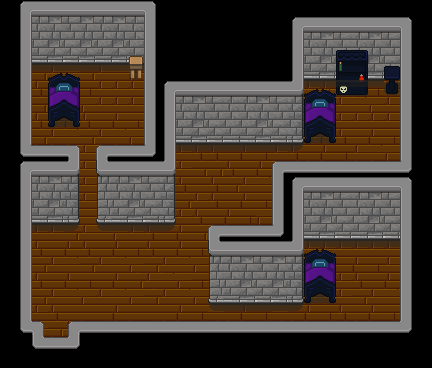

This game map was drawn from its Tiled (.tmx) file and the tilesets committed beside it. A one-line description and the trimmed map source follow:
An orthogonal 27x23 tile map with 16x16 px tiles, 3 tile layers (Base Layer, Wall Layer, Upper Layer), 2 tilesets and 7 objects (Exit, Entrance, WSpawn0, WSpawn1, WSpawn2, ...).

<map version="1.2" tiledversion="1.2.2" orientation="orthogonal" renderorder="right-down" width="27" height="23" tilewidth="16" tileheight="16" infinite="0" nextlayerid="10" nextobjectid="14">
 <properties>
  <property name="Building" type="bool" value="true" />
  <property name="WorkerBuilding" type="bool" value="true" />
 </properties>
 <tileset firstgid="1" name="tsWallsFloors" tilewidth="16" tileheight="16" tilecount="160" columns="20">
  <image source="TilesetSources\tsWallsFloors.png" trans="ffffff" width="320" height="128" />
  <tile id="0">
   <properties>
    <property name="Impassable" type="bool" value="true" />
   </properties>
  </tile>
  <tile id="3">
   <properties>
    <property name="Impassable" type="bool" value="true" />
   </properties>
  </tile>
  <tile id="4">
   <properties>
    <property name="Impassable" type="bool" value="true" />
   </properties>
  </tile>
  <tile id="7">
   <properties>
    <property name="Impassable" type="bool" value="true" />
   </properties>
  </tile>
  <tile id="8">
   <properties>
    <property name="Impassable" type="bool" value="true" />
   </properties>
  </tile>
  <tile id="9">
   <properties>
    <property name="Impassable" type="bool" value="true" />
   </properties>
  </tile>
  <tile id="10">
   <properties>
    <property name="Impassable" type="bool" value="true" />
   </properties>
  </tile>
  <tile id="16">
   <properties>
    <property name="Impassable" type="bool" value="true" />
   </properties>
  </tile>
  <tile id="17">
   <properties>
    <property name="Impassable" type="bool" value="true" />
   </properties>
  </tile>
  <tile id="20">
   <properties>
    <property name="Impassable" type="bool" value="true" />
   </properties>
  </tile>
  <tile id="23">
   <properties>
    <property name="Impassable" type="bool" value="true" />
   </properties>
  </tile>
  <tile id="28">
   <properties>
    <property name="Impassable" type="bool" value="true" />
   </properties>
  </tile>
  <tile id="29">
   <properties>
    <property name="Impassable" type="bool" value="true" />
   </properties>
  </tile>
  <tile id="30">
   <properties>
    <property name="Impassable" type="bool" value="true" />
   </properties>
  </tile>
  <tile id="31">
   <properties>
    <property name="Impassable" type="bool" value="true" />
   </properties>
  </tile>
  <tile id="32">
   <properties>
    <property name="Impassable" type="bool" value="true" />
   </properties>
  </tile>
  <tile id="36">
   <properties>
    <property name="Impassable" type="bool" value="true" />
   </properties>
  </tile>
  <tile id="37">
   <properties>
    <property name="Impassable" type="bool" value="true" />
   </properties>
  </tile>
  <tile id="40">
   <properties>
    <property name="Impassable" type="bool" value="true" />
   </properties>
  </tile>
  <tile id="43">
   <properties>
    <property name="Impassable" type="bool" value="true" />
   </properties>
  </tile>
  <tile id="48">
   <properties>
    <property name="Impassable" type="bool" value="true" />
   </properties>
  </tile>
  <tile id="49">
   <properties>
    <property name="Impassable" type="bool" value="true" />
   </properties>
  </tile>
  <tile id="50">
   <properties>
    <property name="Impassable" type="bool" value="true" />
   </properties>
  </tile>
  <tile id="51">
   <properties>
    <property name="Impassable" type="bool" value="true" />
   </properties>
  </tile>
  <tile id="52">
   <properties>
    <property name="Impassable" type="bool" value="true" />
   </properties>
  </tile>
  <tile id="54">
   <properties>
    <property name="Impassable" type="bool" value="true" />
   </properties>
  </tile>
  <tile id="55">
   <properties>
    <property name="Impassable" type="bool" value="true" />
   </properties>
  </tile>
  <tile id="56">
   <properties>
    <property name="Impassable" type="bool" value="true" />
   </properties>
  </tile>
  <tile id="57">
   <properties>
    <property name="Impassable" type="bool" value="true" />
   </properties>
  </tile>
  <tile id="60">
   <properties>
    <property name="Impassable" type="bool" value="true" />
   </properties>
  </tile>
  <tile id="61">
   <properties>
    <property name="Impassable" type="bool" value="true" />
   </properties>
  </tile>
  <tile id="62">
   <properties>
    <property name="Impassable" type="bool" value="true" />
   </properties>
  </tile>
  <tile id="63">
   <properties>
    <property name="Impassable" type="bool" value="true" />
   </properties>
  </tile>
  <tile id="64">
   <properties>
    <property name="Impassable" type="bool" value="true" />
   </properties>
  </tile>
  <tile id="67">
   <properties>
    <property name="Impassable" type="bool" value="true" />
   </properties>
  </tile>
  <tile id="68">
   <properties>
    <property name="Impassable" type="bool" value="true" />
   </properties>
  </tile>
  <tile id="69">
   <properties>
    <property name="Impassable" type="bool" value="true" />
   </properties>
  </tile>
  <tile id="70">
   <properties>
    <property name="Impassable" type="bool" value="true" />
   </properties>
  </tile>
  <tile id="71">
   <properties>
    <property name="Impassable" type="bool" value="true" />
   </properties>
  </tile>
  <tile id="72">
   <properties>
    <property name="Impassable" type="bool" value="true" />
   </properties>
  </tile>
  <tile id="73">
   <properties>
    <property name="Impassable" type="bool" value="true" />
   </properties>
  </tile>
  <tile id="74">
   <properties>
    <property name="Impassable" type="bool" value="true" />
   </properties>
  </tile>
  <tile id="75">
   <properties>
    <property name="Impassable" type="bool" value="true" />
   </properties>
  </tile>
  <tile id="76">
   <properties>
    <property name="Impassable" type="bool" value="false" />
   </properties>
  </tile>
  <tile id="80">
   <properties>
    <property name="Impassable" type="bool" value="true" />
   </properties>
  </tile>
  <tile id="81">
   <properties>
    <property name="Impassable" type="bool" value="true" />
   </properties>
  </tile>
  <tile id="82">
   <properties>
    <property name="Impassable" type="bool" value="true" />
   </properties>
  </tile>
  <tile id="83">
   <properties>
    <property name="Impassable" type="bool" value="true" />
   </properties>
  </tile>
  <tile id="84">
   <properties>
    <property name="Impassable" type="bool" value="true" />
   </properties>
  </tile>
  <tile id="85">
   <properties>
    <property name="Impassable" type="bool" value="true" />
   </properties>
  </tile>
  <tile id="86">
   <properties>
    <property name="Impassable" type="bool" value="true" />
   </properties>
  </tile>
  <tile id="88">
   <properties>
    <property name="Impassable" type="bool" value="true" />
   </properties>
  </tile>
  <tile id="89">
   <properties>
    <property name="Impassable" type="bool" value="true" />
   </properties>
  </tile>
  <tile id="90">
   <properties>
    <property name="Impassable" type="bool" value="true" />
   </properties>
  </tile>
  <tile id="91">
   <properties>
    <property name="Impassable" type="bool" value="true" />
   </properties>
  </tile>
  <tile id="92">
   <properties>
    <property name="Impassable" type="bool" value="true" />
   </properties>
  </tile>
  <tile id="93">
   <properties>
    <property name="Impassable" type="bool" value="true" />
   </properties>
  </tile>
  <tile id="94">
   <properties>
    <property name="Impassable" type="bool" value="true" />
   </properties>
  </tile>
  <tile id="95">
   <properties>
    <property name="Impassable" type="bool" value="true" />
   </properties>
  </tile>
  <tile id="96">
   <properties>
    <property name="Impassable" type="bool" value="false" />
   </properties>
  </tile>
  <tile id="100">
   <properties>
    <property name="Impassable" type="bool" value="true" />
   </properties>
  </tile>
  <tile id="101">
   <properties>
    <property name="Impassable" type="bool" value="true" />
   </properties>
  </tile>
  <tile id="102">
   <properties>
    <property name="Impassable" type="bool" value="true" />
   </properties>
  </tile>
  <tile id="103">
   <properties>
    <property name="Impassable" type="bool" value="true" />
   </properties>
  </tile>
  <tile id="104">
   <properties>
    <property name="Impassable" type="bool" value="true" />
   </properties>
  </tile>
  <tile id="105">
   <properties>
    <property name="Impassable" type="bool" value="true" />
   </properties>
  </tile>
  <tile id="106">
   <properties>
    <property name="Impassable" type="bool" value="true" />
   </properties>
  </tile>
  <tile id="109">
   <properties>
    <property name="Impassable" type="bool" value="true" />
   </properties>
  </tile>
  <tile id="110">
   <properties>
    <property name="Impassable" type="bool" value="true" />
   </properties>
  </tile>
  <tile id="111">
   <properties>
    <property name="Impassable" type="bool" value="true" />
   </properties>
  </tile>
  <tile id="112">
   <properties>
    <property name="Impassable" type="bool" value="true" />
   </properties>
  </tile>
  <tile id="113">
   <properties>
    <property name="Impassable" type="bool" value="true" />
   </properties>
  </tile>
  <tile id="120">
   <properties>
    <property name="Impassable" type="bool" value="true" />
   </properties>
  </tile>
  <tile id="121">
   <properties>
    <property name="Impassable" type="bool" value="true" />
   </properties>
  </tile>
  <tile id="122">
   <properties>
    <property name="Impassable" type="bool" value="true" />
   </properties>
  </tile>
  <tile id="123">
   <properties>
    <property name="Impassable" type="bool" value="true" />
   </properties>
  </tile>
  <tile id="124">
   <properties>
    <property name="Impassable" type="bool" value="true" />
   </properties>
  </tile>
  <tile id="125">
   <properties>
    <property name="Impassable" type="bool" value="true" />
   </properties>
  </tile>
  <tile id="126">
   <properties>
    <property name="Impassable" type="bool" value="true" />
   </properties>
  </tile>
  <tile id="128">
   <properties>
    <property name="Impassable" type="bool" value="true" />
   </properties>
  </tile>
  <tile id="129">
   <properties>
    <property name="Impassable" type="bool" value="true" />
   </properties>
  </tile>
  <tile id="130">
   <properties>
    <property name="Impassable" type="bool" value="true" />
   </properties>
  </tile>
  <tile id="131">
   <properties>
    <property name="Impassable" type="bool" value="true" />
   </properties>
  </tile>
  <tile id="132">
   <properties>
    <property name="Impassable" type="bool" value="true" />
   </properties>
  </tile>
  <tile id="133">
   <properties>
    <property name="Impassable" type="bool" value="true" />
   </properties>
  </tile>
  <tile id="142">
   <properties>
    <property name="Impassable" type="bool" value="true" />
   </properties>
  </tile>
  <tile id="146">
   <properties>
    <property name="Impassable" type="bool" value="true" />
   </properties>
  </tile>
 </tileset>
 <tileset firstgid="161" name="tsFurniture" tilewidth="16" tileheight="16" tilecount="300" columns="20">
  <image source="TilesetSources\tsFurniture.png" trans="ffffff" width="320" height="240" />
  <tile id="0">
   <properties>
    <property name="Impassable" type="bool" value="true" />
   </properties>
  </tile>
  <tile id="1">
   <properties>
    <property name="Impassable" type="bool" value="true" />
   </properties>
  </tile>
  <tile id="2">
   <properties>
    <property name="Impassable" type="bool" value="true" />
   </properties>
  </tile>
  <tile id="3">
   <properties>
    <property name="Impassable" type="bool" value="true" />
   </properties>
  </tile>
  <tile id="20">
   <properties>
    <property name="Impassable" type="bool" value="true" />
   </properties>
  </tile>
  <tile id="21">
   <properties>
    <property name="Impassable" type="bool" value="true" />
   </properties>
  </tile>
  <tile id="22">
   <properties>
    <property name="Impassable" type="bool" value="true" />
   </properties>
  </tile>
  <tile id="23">
   <properties>
    <property name="Impassable" type="bool" value="true" />
   </properties>
  </tile>
  <tile id="24">
   <properties>
    <property name="Impassable" type="bool" value="true" />
   </properties>
  </tile>
  <tile id="25">
   <properties>
    <property name="Impassable" type="bool" value="true" />
   </properties>
  </tile>
  <tile id="26">
   <properties>
    <property name="Impassable" type="bool" value="true" />
   </properties>
  </tile>
  <tile id="40">
   <properties>
    <property name="Impassable" type="bool" value="true" />
   </properties>
  </tile>
  <tile id="41">
   <properties>
    <property name="Impassable" type="bool" value="true" />
   </properties>
  </tile>
  <tile id="42">
   <properties>
    <property name="Impassable" type="bool" value="true" />
   </properties>
  </tile>
  <tile id="43">
   <properties>
    <property name="Impassable" type="bool" value="true" />
   </properties>
  </tile>
  <tile id="44">
   <properties>
    <property name="Impassable" type="bool" value="true" />
   </properties>
  </tile>
  <tile id="45">
   <properties>
    <property name="Impassable" type="bool" value="true" />
   </properties>
  </tile>
  <tile id="46">
   <properties>
    <property name="Impassable" type="bool" value="true" />
   </properties>
  </tile>
  <tile id="60">
   <properties>
    <property name="Impassable" type="bool" value="true" />
   </properties>
  </tile>
  <tile id="61">
   <properties>
    <property name="Impassable" type="bool" value="true" />
   </properties>
  </tile>
  <tile id="62">
   <properties>
    <property name="Impassable" type="bool" value="true" />
   </properties>
  </tile>
  <tile id="63">
   <properties>
    <property name="Impassable" type="bool" value="true" />
   </properties>
  </tile>
  <tile id="115">
   <properties>
    <property name="Impassable" type="bool" value="true" />
   </properties>
  </tile>
  <tile id="116">
   <properties>
    <property name="Impassable" type="bool" value="true" />
   </properties>
  </tile>
  <tile id="120">
   <properties>
    <property name="Impassable" type="bool" value="true" />
   </properties>
  </tile>
  <tile id="121">
   <properties>
    <property name="Impassable" type="bool" value="true" />
   </properties>
  </tile>
  <tile id="122">
   <properties>
    <property name="Impassable" type="bool" value="true" />
   </properties>
  </tile>
  <tile id="123">
   <properties>
    <property name="Impassable" type="bool" value="true" />
   </properties>
  </tile>
  <tile id="137">
   <properties>
    <property name="Impassable" type="bool" value="true" />
   </properties>
  </tile>
  <tile id="138">
   <properties>
    <property name="Impassable" type="bool" value="true" />
   </properties>
  </tile>
  <tile id="139">
   <properties>
    <property name="Impassable" type="bool" value="true" />
   </properties>
  </tile>
  <tile id="140">
   <properties>
    <property name="Impassable" type="bool" value="true" />
   </properties>
  </tile>
  <tile id="141">
   <properties>
    <property name="Impassable" type="bool" value="true" />
   </properties>
  </tile>
  <tile id="142">
   <properties>
    <property name="Impassable" type="bool" value="true" />
   </properties>
  </tile>
  <tile id="143">
   <properties>
    <property name="Impassable" type="bool" value="true" />
   </properties>
  </tile>
  <tile id="157">
   <properties>
    <property name="Impassable" type="bool" value="true" />
   </properties>
  </tile>
  <tile id="158">
   <properties>
    <property name="Impassable" type="bool" value="true" />
   </properties>
  </tile>
  <tile id="159">
   <properties>
    <property name="Impassable" type="bool" value="true" />
   </properties>
  </tile>
  <tile id="180">
   <properties>
    <property name="Impassable" type="bool" value="true" />
   </properties>
  </tile>
  <tile id="181">
   <properties>
    <property name="Impassable" type="bool" value="true" />
   </properties>
  </tile>
  <tile id="182">
   <properties>
    <property name="Impassable" type="bool" value="true" />
   </properties>
  </tile>
  <tile id="200">
   <properties>
    <property name="Impassable" type="bool" value="true" />
   </properties>
  </tile>
  <tile id="201">
   <properties>
    <property name="Impassable" type="bool" value="true" />
   </properties>
  </tile>
  <tile id="202">
   <properties>
    <property name="Impassable" type="bool" value="true" />
   </properties>
  </tile>
  <tile id="240">
   <properties>
    <property name="Impassable" type="bool" value="true" />
   </properties>
  </tile>
  <tile id="241">
   <properties>
    <property name="Impassable" type="bool" value="true" />
   </properties>
  </tile>
  <tile id="242">
   <properties>
    <property name="Impassable" type="bool" value="true" />
   </properties>
  </tile>
  <tile id="243">
   <properties>
    <property name="Impassable" type="bool" value="true" />
   </properties>
  </tile>
 </tileset>
 <layer id="6" name="Base Layer" width="27" height="23">
  <data>[621 cells, 621 non-empty, 9 distinct tile ids]</data>
 </layer>
 <layer id="7" name="Wall Layer" width="27" height="23">
  <data>[621 cells, 270 non-empty, 44 distinct tile ids]</data>
 </layer>
 <layer id="8" name="Upper Layer" width="27" height="23">
  <data>[621 cells, 95 non-empty, 20 distinct tile ids]</data>
 </layer>
 <objectgroup id="4" name="Travel Layer">
  <object id="1" name="Exit" x="51.6932" y="330.852" width="8.54545" height="5.98864">
   <properties>
    <property name="Map" value="Home" />
   </properties>
  </object>
  <object id="2" name="Entrance" x="51.0156" y="308.204" width="9" height="7.5">
   <properties>
    <property name="Map" value="Home" />
   </properties>
  </object>
 </objectgroup>
 <objectgroup id="5" name="Character Layer">
  <object id="4" name="WSpawn0" x="59.5837" y="88.42" width="9.0833" height="6.3333" />
  <object id="5" name="WSpawn1" x="371.33" y="126" width="6.3333" height="12.6667" />
  <object id="6" name="WSpawn2" x="358.17" y="271.683" width="9.33333" height="11.6364" />
 </objectgroup>
 <objectgroup id="9" name="MapObject Layer">
  <object id="11" name="Pantry" x="52.5833" y="229.417" width="5.5" height="5.5" />
  <object id="9" name="BuildingChest" x="117.5" y="227.833" width="8.5" height="7" />
 </objectgroup>
</map>
